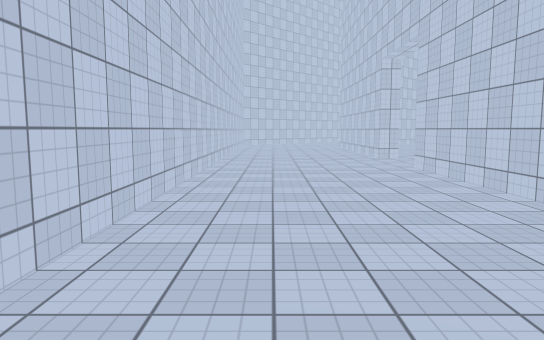
[1] (above)

24 first-person views from a walk through a 3-D level made in the Unity game engine. The camera is 1.5 m above the floor, tilts 6° down and sees 70° across. The floor is counted in squares, 2 m on a side. Each view is taken from the middle of a square. On the plan, view 1 faces up. The plan holds only what a view shows up to about 12 squares ahead; the rest is blank. The place goes on beyond the plan. Surface patterns are stand-ins for the level's own textures.

[2]
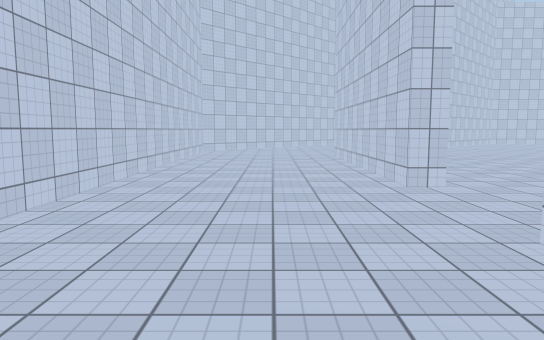

[3]
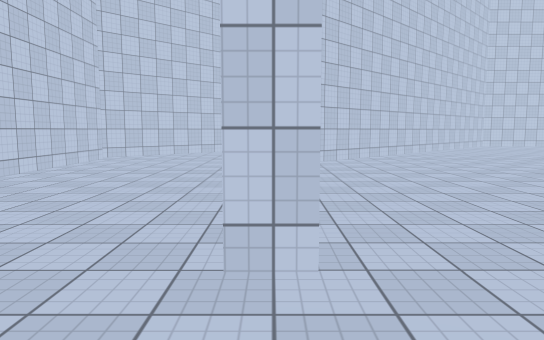

[4]
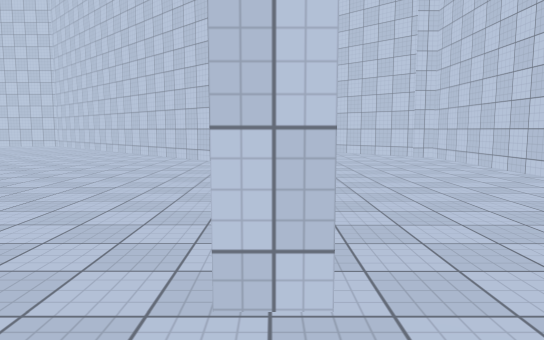

[5]
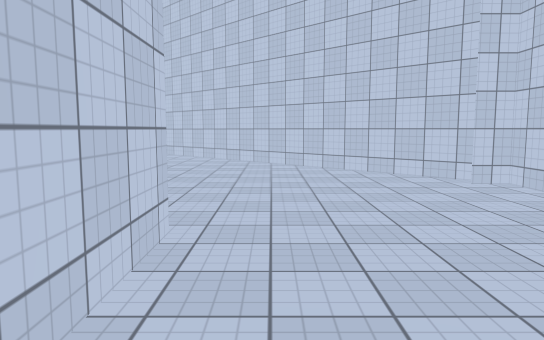

[6]
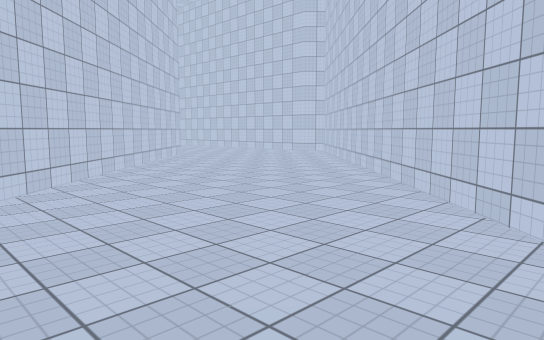

[7]
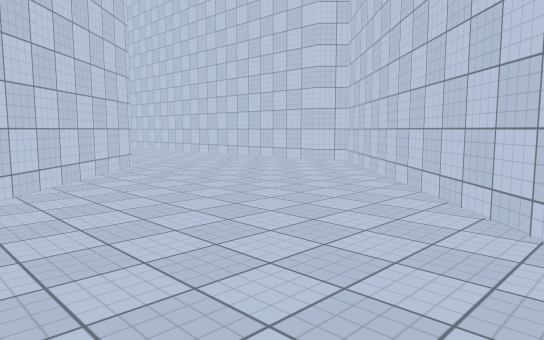

[8]
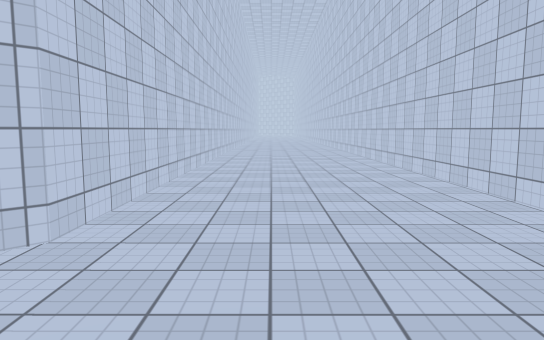

[9]
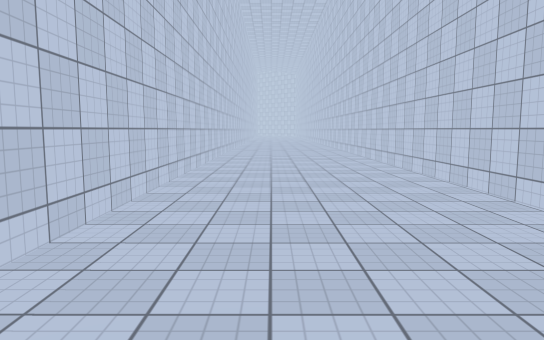

[10]
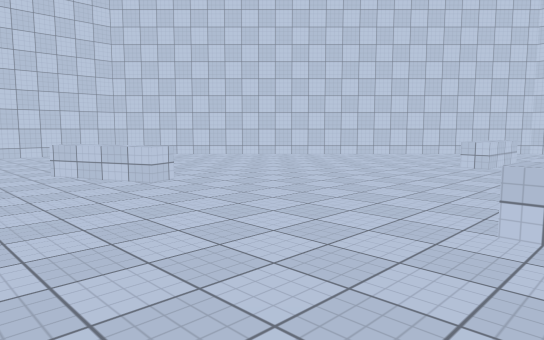

[11]
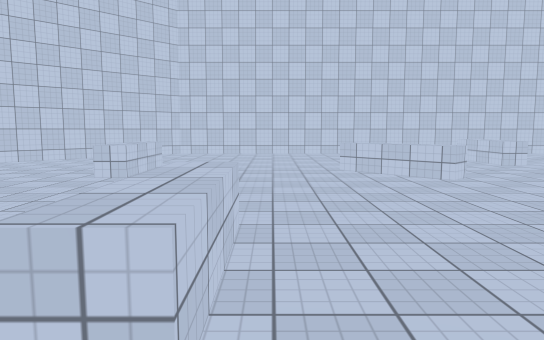

[12]
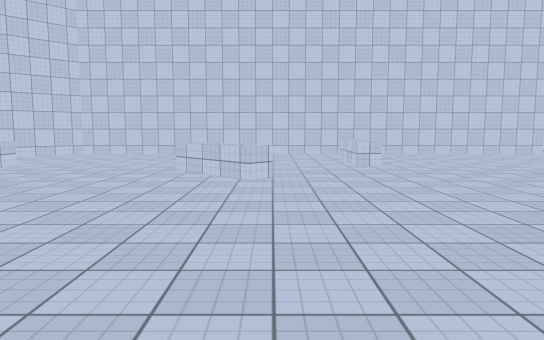

[13]
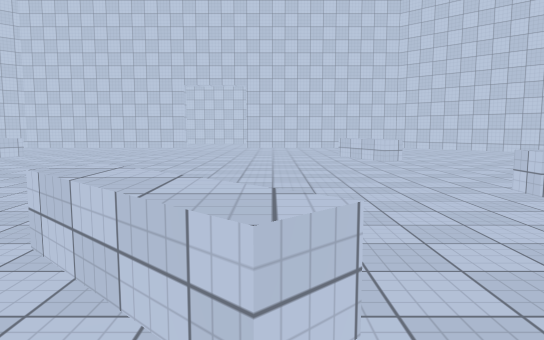

[14]
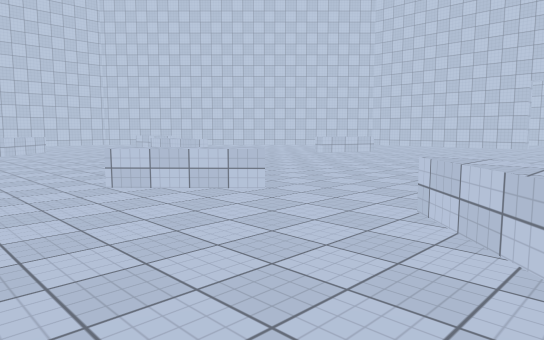

[15]
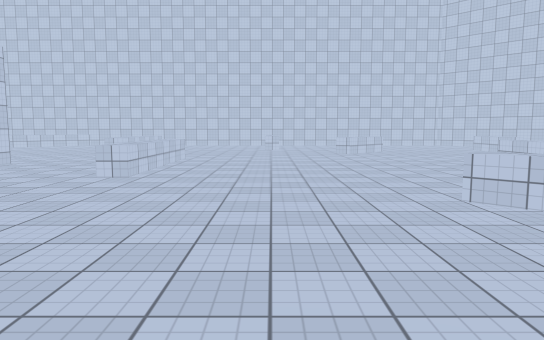

[16]
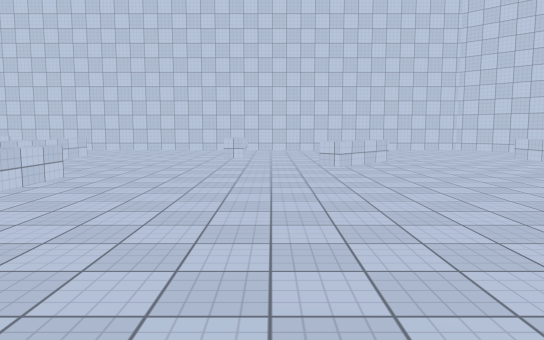

[17]
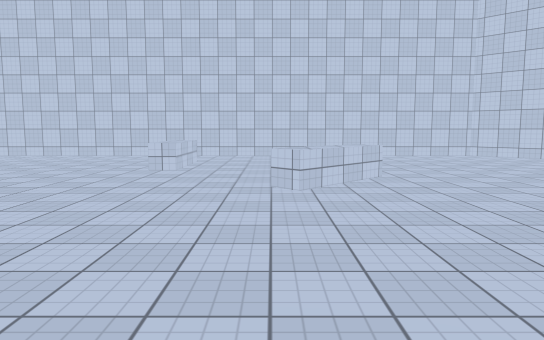

[18]
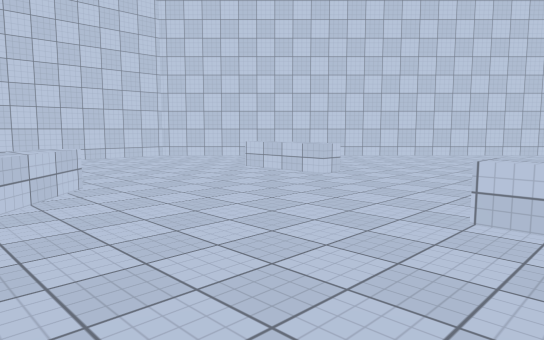

[19]
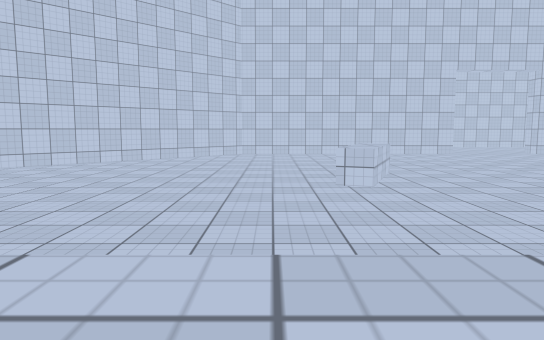

[20]
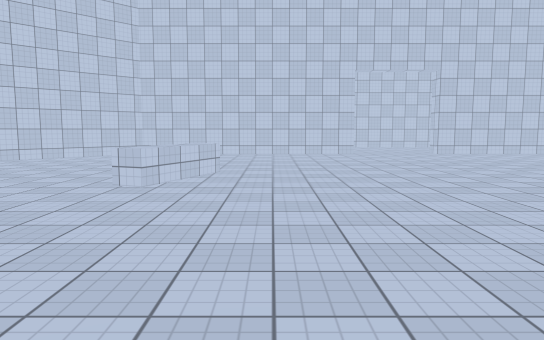

[21]
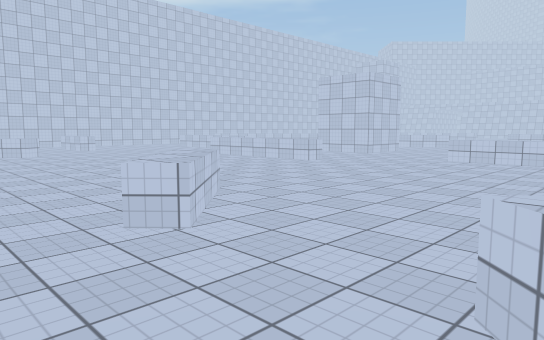

[22]
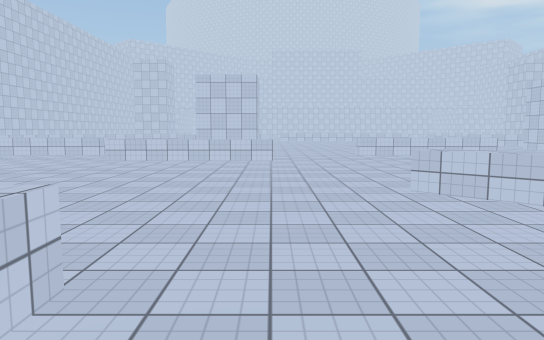

[23]
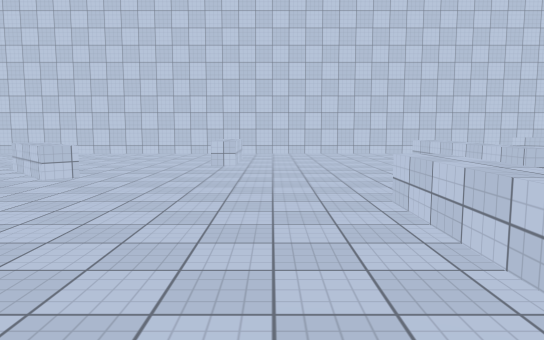

[24]
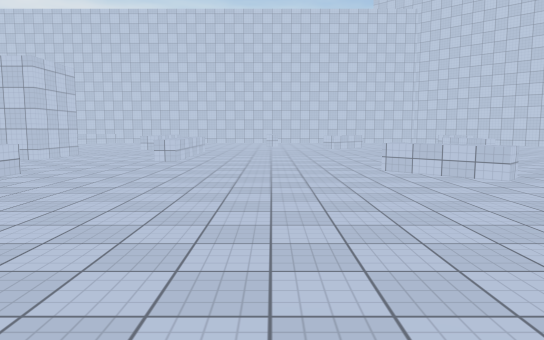

### Floor plan
Key: @ floor where view 1 was taken; # wall or solid block; . floor; ^ raised ledge.
Columns run from 2 left of view 1 to 25 right of it. Each row starts with its distance up from view 1.
 25              ###############
 24             ##..............
 23            ##.........^.....
 22           ##..........^....
 21          ##...........^...^
 20  ##.    ##....^....^......^.
 19 ##..   ##..........^^.....^.
 18 #.... ##....................
 17 #....##...................
 16 #....#..................^.
 15 #....#..........^.......^.
 14 #....#.....^^...........^...
 13 #....#....^^................
 12 #....#......................
 11 #....#.............^^.......
 10 #....#.......... ..^......^.
  9 #..............  .........^
  8 #.........................^
  7 #....#.............^......^
  6 #....#.............^^.......
  5 #....#............ .........
  4 #....#....^......  .........
  3 #....#.... ^^...........^...
  2 #....#..........^.......^...
  1 #....#..................^...
  0 #.@..##................... .
 -1 #.....##.................. .
 -2 ##.....##..........^^.....^.
 -3  ##.....##....^....^......^
 -4   ##.....##.. ..... ..^...^
 -5    ##.....##  ..... ..^....
 -6     ##..... #.....  ..^....
 -7      ##.....##....  ........
 -8       ##.....###############
 -9        ##...................
-10         ##..................
-11          ##.................
-12           ##................
-13            #################

Positions as (right, up) in squares from view 1, and headings:
1: (0, 0), facing up
2: (1, 5), facing up
3: (3, 8), facing up
4: (3, 9), facing down
5: (2, 4), facing down
6: (2, -2), facing down-right
7: (5, -5), facing down-right
8: (10, -10), facing right
9: (13, -10), facing right
10: (15, 11), facing up-left
11: (15, 13), facing up
12: (18, 13), facing up
13: (19, 11), facing left
14: (20, 11), facing down-left
15: (20, 10), facing down
16: (19, 6), facing down
17: (18, 3), facing down
18: (18, 2), facing down-left
19: (15, 2), facing left
20: (15, 5), facing left
21: (15, 7), facing up-right
22: (13, 13), facing right
23: (21, 13), facing up
24: (20, 13), facing down
